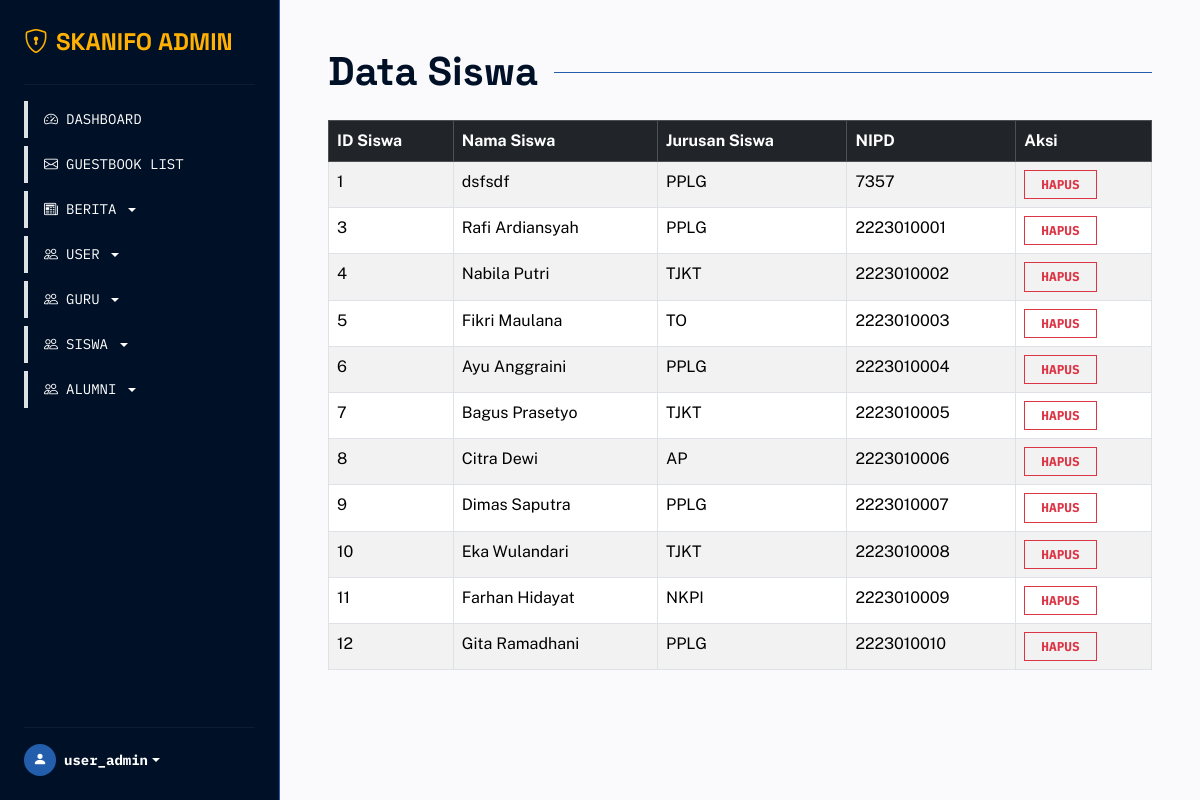
Screenshot of /page/dashboard/data_siswa.php (signed in) with the database file from the repository.
### tables this page shows
CREATE TABLE `tb_siswa` (
  `id_siswa` int NOT NULL,
  `nama_siswa` text NOT NULL,
  `nipd` bigint NOT NULL,
  `siswa_jurusan` text NOT NULL
);

### page/dashboard/data_siswa.php (the view, shortened to what this page needs)
<!DOCTYPE html>
<html lang="en">
<head>
    <link href="https://cdn.jsdelivr.net/npm/bootstrap@5.3.8/dist/css/bootstrap.min.css" rel="stylesheet">
    <link rel="stylesheet" href="https://cdn.jsdelivr.net/npm/bootstrap-icons@1.11.3/font/bootstrap-icons.css">
    <link rel="stylesheet" href="../../assets/css/style.css">
</head>
<body>
    <main class="d-flex flex-nowrap">
        <?php require '../../components/sidebar.php'; ?>
        <div class="container-fluid p-4 p-md-5" style="background-color: var(--skn-bg);">
            <div class="d-flex align-items-center gap-3 mb-4">
                <h1 class="font-headline fw-bold m-0" style="color: var(--skn-primary);">Data Siswa</h1>
                <div class="flex-grow-1 border-top" style="border-color: var(--skn-secondary) !important;"></div>
            </div>
            <table class="table table-bordered table-striped">
                <thead class="table-dark">
                    <tr>
                        <th>ID Siswa</th>
                        <th>Nama Siswa</th>
                        <th>Jurusan Siswa</th>
                        <th>NIPD</th>
                        <th>Aksi</th>
                    </tr>
                </thead>
                <tbody>
                    <?php
                    include '../../function/connect.php';
                    $data = mysqli_query($koneksi, "SELECT * FROM tb_siswa");
                    if (mysqli_num_rows($data) > 0) {
                        while ($row = mysqli_fetch_array($data)) {
                            ?>
                            <tr>
                                <td><?php echo htmlspecialchars($row['id_siswa']); ?></td>
                                <td><?php echo htmlspecialchars($row['nama_siswa']); ?></td>
                                <td><?php echo htmlspecialchars($row['siswa_jurusan']); ?></td>
                                <td><?php echo htmlspecialchars($row['nipd']); ?></td>
                                <td>
                                    <a href="../../function/function_siswa/delete_siswa.php?id_siswa=<?php echo $row['id_siswa']; ?>" class="btn fw-bold font-mono btn-outline-danger rounded-0 text-uppercase px-3 py-1" style="font-size: 0.8rem;" onclick="return confirm('Yakin hapus?');">Hapus</a>
                                </td>
                            </tr>
                            <?php
                        }
                    } else {
                        echo "<tr><td colspan='4' class='text-center'>Belum ada data Siswa.</td></tr>";
                    }
                    ?>
                </tbody>
            </table>
        </div>
    </main>
</body>
</html>

### assets/css/style.css (style rules this page uses)
:root { --skn-primary: #001026; --skn-secondary: #235eac; --skn-amber: #ffb000; --skn-bg: #faf9fc; --skn-muted: #44474e; --skn-surface-high: #e9e7eb; --font-headline: "Space Grotesk", sans-serif; --font-body: "Public Sans", sans-serif; --font-mono: "IBM Plex Mono", monospace; }
body { background-color: var(--skn-bg); color: var(--skn-primary); font-family: var(--font-body); }
.font-headline { font-family: var(--font-headline); }
.font-mono { font-family: var(--font-mono); }
html { scroll-behavior: smooth; scroll-padding-top: 70px; }

### rows the page displays
tb_siswa: id_siswa "1", nama_siswa "dsfsdf", siswa_jurusan "PPLG", nipd "7357"
tb_siswa: id_siswa "3", nama_siswa "Rafi Ardiansyah", siswa_jurusan "PPLG", nipd "2223010001"
tb_siswa: id_siswa "4", nama_siswa "Nabila Putri", siswa_jurusan "TJKT", nipd "2223010002"
tb_siswa: id_siswa "5", nama_siswa "Fikri Maulana", siswa_jurusan "TO", nipd "2223010003"
tb_siswa: id_siswa "6", nama_siswa "Ayu Anggraini", siswa_jurusan "PPLG", nipd "2223010004"
tb_siswa: id_siswa "7", nama_siswa "Bagus Prasetyo", siswa_jurusan "TJKT", nipd "2223010005"
tb_siswa: id_siswa "8", nama_siswa "Citra Dewi", siswa_jurusan "AP", nipd "2223010006"
tb_siswa: id_siswa "9", nama_siswa "Dimas Saputra", siswa_jurusan "PPLG", nipd "2223010007"
tb_siswa: id_siswa "10", nama_siswa "Eka Wulandari", siswa_jurusan "TJKT", nipd "2223010008"
tb_siswa: id_siswa "11", nama_siswa "Farhan Hidayat", siswa_jurusan "NKPI", nipd "2223010009"
tb_siswa: id_siswa "12", nama_siswa "Gita Ramadhani", siswa_jurusan "PPLG", nipd "2223010010"

### other values shown
$_SESSION['username'] "user_admin"
